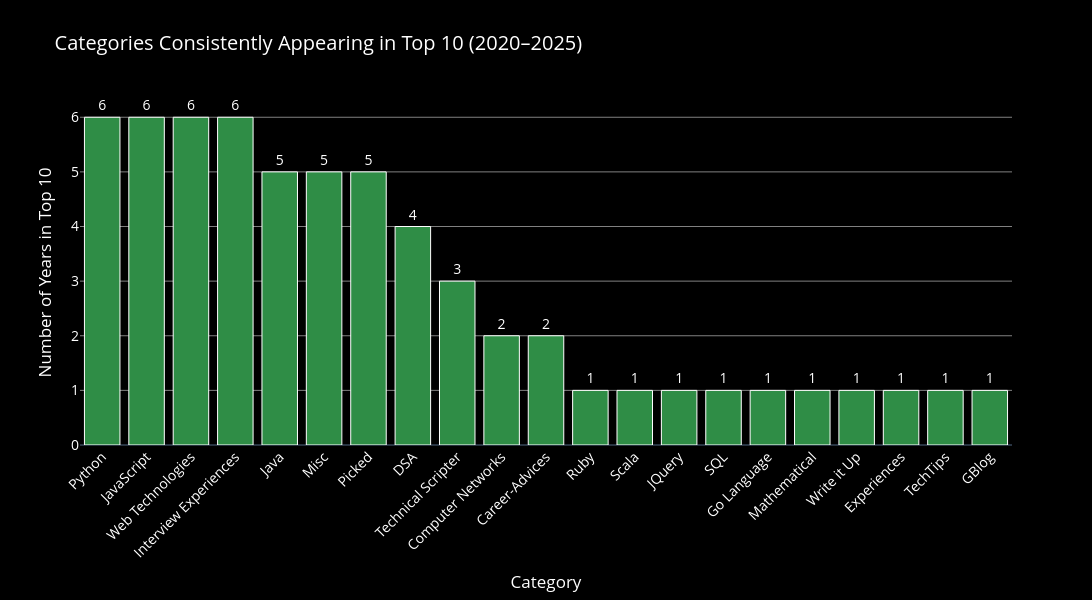

The cell this chart's notebook holds for it:
### Markdown cell above
### Visualization for (1.5)

### Code cell
import pandas as pd
import plotly.express as px

lst = []

# Collect top 10 tags from each year
for year in range(2020, 2026):
    lst += list(
        df[df["last_updated_year"] == year]["clean_tags"]
        .value_counts()
        .head(10)
        .index
    )

# Count how many years each tag appeared in the Top 10
tag_count = {}
for tag in lst:
    if tag in tag_count:
        tag_count[tag] += 1
    else:
        tag_count[tag] = 1

# Convert to DataFrame
plot_df = pd.DataFrame(
    tag_count.items(),
    columns=["Category", "Years_Appeared"]
).sort_values("Years_Appeared", ascending=False)

fig = px.bar(
    plot_df,
    x="Category",
    y="Years_Appeared",
    text="Years_Appeared",
    color_discrete_sequence=["#2F8D46"],   # GeeksforGeeks Green
    title="Categories Consistently Appearing in Top 10 (2020–2025)"
)

fig.update_traces(
    textposition="outside",
    marker_line_color="white",
    marker_line_width=1
)

fig.update_layout(
    paper_bgcolor="black",      # Outside background
    plot_bgcolor="black",       # Plot background
    font=dict(color="white", size=14),
    title_font=dict(size=20, color="white"),
    xaxis=dict(
        title="Category",
        tickangle=-45,
        color="white",
        showgrid=False
    ),
    yaxis=dict(
        title="Number of Years in Top 10",
        color="white",
        gridcolor="gray"
    ),
    template="plotly_dark",
    width=1200,
    height=600
)

fig.show()

### Figure 1 — Plotly figure (JSON) as saved in the notebook; plotly's stock layout.template omitted (floating-point values rounded to 4 significant figures)
{"data": [{"hovertemplate": "Category=%{x}<br>Years_Appeared=%{text}<extra></extra>", "legendgroup": "", "marker": {"color": "#2F8D46", "line": {"color": "white", "width": 1}, "pattern": {"shape": ""}}, "name": "", "orientation": "v", "showlegend": false, "text": [6.0, 6.0, 6.0, 6.0, 5.0, 5.0, 5.0, 4.0, 3.0, 2.0, 2.0, 1.0, 1.0, 1.0, 1.0, 1.0, 1.0, 1.0, 1.0, 1.0, 1.0], "textposition": "outside", "type": "bar", "x": ["Python", "JavaScript", "Web Technologies", "Interview Experiences", "Java", "Misc", "Picked", "DSA", "Technical Scripter", "Computer Networks", "Career-Advices", "Ruby", "Scala", "JQuery", "SQL", "Go Language", "Mathematical", "Write it Up", "Experiences", "TechTips", "GBlog"], "xaxis": "x", "y": [6, 6, 6, 6, 5, 5, 5, 4, 3, 2, 2, 1, 1, 1, 1, 1, 1, 1, 1, 1, 1], "yaxis": "y"}], "layout": {"barmode": "relative", "font": {"color": "white", "size": 14}, "height": 600, "legend": {"tracegroupgap": 0}, "paper_bgcolor": "black", "plot_bgcolor": "black", "title": {"font": {"color": "white", "size": 20}, "text": "Categories Consistently Appearing in Top 10 (2020–2025)"}, "width": 1200, "xaxis": {"anchor": "y", "autorange": true, "color": "white", "domain": [0, 1], "range": [-0.5, 20.5], "showgrid": false, "tickangle": -45, "title": {"text": "Category"}, "type": "category"}, "yaxis": {"anchor": "x", "autorange": true, "color": "white", "domain": [0, 1], "gridcolor": "gray", "range": [0, 6.376], "title": {"text": "Number of Years in Top 10"}, "type": "linear"}}}
